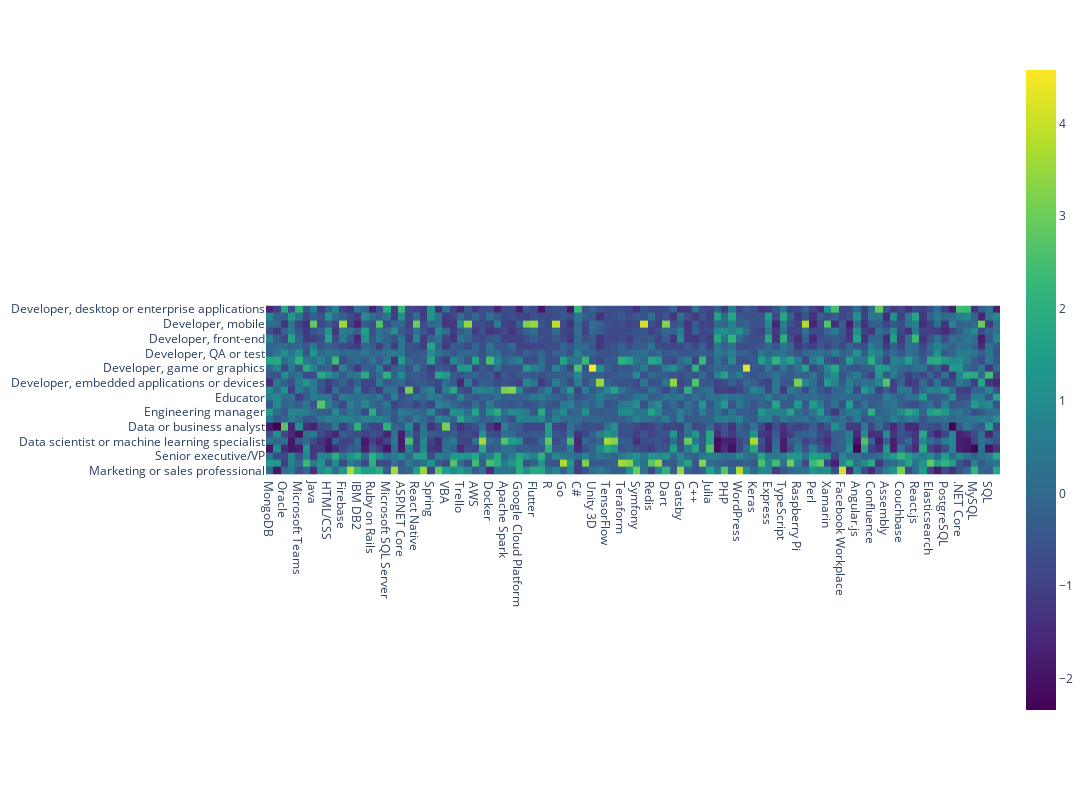

Notebook source saved alongside this figure:
### Code cell
scaler = StandardScaler()
skills_percentage_matrix_scaled = scaler.fit_transform(skills_percentage_matrix)
df_skills_percentage_normalized = pd.DataFrame(skills_percentage_matrix_scaled, columns=skills, index=jobs)
df_skills_percentage_sorted_scaled = df_skills_percentage_normalized.loc[:, df_skills_percentage_normalized.sum(axis=0).sort_values().index]

fig = px.imshow(df_skills_percentage_sorted_scaled, color_continuous_scale='viridis')
fig.update_layout( width=2000,
                  height=800,
                  title="skills frequancy normalized",)
fig.show()

### Figure 1 — Plotly figure (JSON) as saved in the notebook; plotly's stock layout.template omitted (floating-point values rounded to 4 significant figures; data arrays with more than 128 entries replaced by an {"elided": "..."} marker saying what was removed)
{"data": [{"coloraxis": "coloraxis", "hovertemplate": "x: %{x}<br>y: %{y}<br>color: %{z}<extra></extra>", "name": "0", "type": "heatmap", "x": ["MongoDB", "Gitlab", "Oracle", "Node.js", "Microsoft Teams", "Rust", "Java", "MariaDB", "HTML/CSS", "Microsoft Azure", "Microsoft Azure", "Firebase", "Drupal", "IBM DB2", "jQuery", "Ruby on Rails", "Cordova", "Microsoft SQL Server", "Stack Overflow for Teams", "ASP.NET Core", "Hadoop", "React Native", "IBM Cloud or Watson", "Spring", "Laravel", "VBA", "Cassandra", "Trello", "iOS", "AWS", "Torch/PyTorch", "Docker", "MacOS", "Apache Spark", "Scala", "Google Cloud Platform", "Objective-C", "Flutter", "Google Suite (Docs, Meet, etc)", "R", "Swift", "Go", "Django", "C#", "Kubernetes", "Unity 3D", "Arduino", "TensorFlow", "Pandas", "Teraform", "Chef", "Symfony", "Kotlin", "Redis", "Puppet", "Dart", "C", "Gatsby", "Flask", "C++", "Ansible", "Julia", "Microsoft Azure", "Microsoft Azure", "JavaScript", "PHP", "Angular", "WordPress", "Unreal Engine", "Keras", "Slack Apps and Integrations", "Express", "Bash/Shell/PowerShell", "TypeScript", "DynamoDB", "Raspberry Pi", "Android", "Perl", "Ruby", "Xamarin", "Windows", "Facebook Workplace", "Linux", "Angular.js", "Python", "Confluence", ".NET", "Assembly", "Vue.js", "Couchbase", "Slack", "React.js", "Haskell", "Elasticsearch", "Jira", "PostgreSQL", "Github", ".NET Core", "ASP.NET", "MySQL", "SQLite", "SQL", "Heroku"], "xaxis": "x", "y": ["Developer, desktop or enterprise applications", "Developer, full-stack", "Developer, mobile", "Designer", "Developer, front-end", "Developer, back-end", "Developer, QA or test", "DevOps specialist", "Developer, game or graphics", "Database administrator", "Developer, embedded applications or devices", "Engineer, data", "Educator", "System administrator", "Engineering manager", "Product manager", "Data or business analyst", "Academic researcher", "Data scientist or machine learning specialist", "Scientist", "Senior executive/VP", "Engineer, site reliability", "Marketing or sales professional"], "yaxis": "y", "z": {"elided": "23x103 float values"}}], "layout": {"coloraxis": {"colorscale": [[0, "#440154"], [0.1111, "#482878"], [0.2222, "#3e4989"], [0.3333, "#31688e"], [0.4444, "#26828e"], [0.5556, "#1f9e89"], [0.6667, "#35b779"], [0.7778, "#6ece58"], [0.8889, "#b5de2b"], [1, "#fde725"]]}, "height": 800, "margin": {"t": 60}, "width": 2000, "xaxis": {"anchor": "y", "constrain": "domain", "domain": [0, 1], "scaleanchor": "y"}, "yaxis": {"anchor": "x", "autorange": "reversed", "constrain": "domain", "domain": [0, 1]}}}
